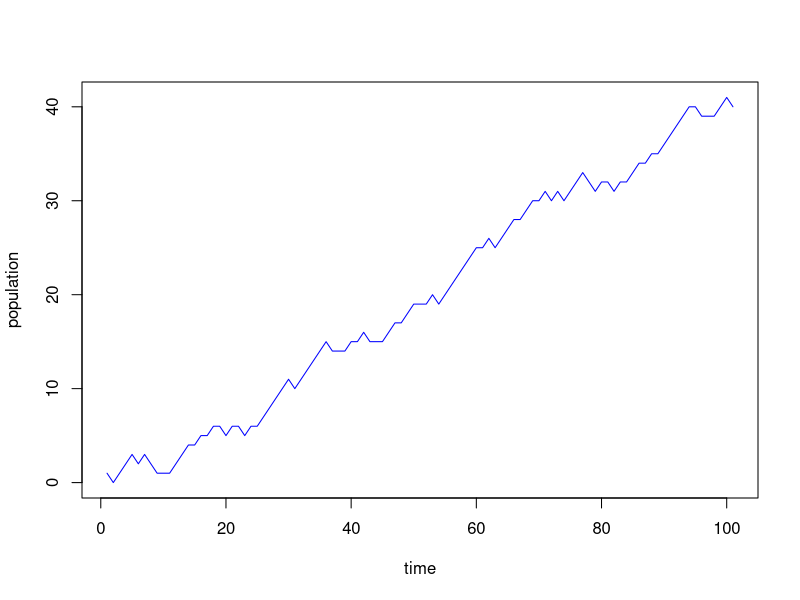

This chart was generated by the following R code:
#simulating Birth-Death Process

#seed
set.seed(0)

#setting the probabilities
#birth probability
p <- 0.6
#death probability
q <- 0.2
#nothing happens
r <- 1-p-q


#fix the number of steps (evolution till time step: steps)
steps <- 100

#Suppose there is 1 individual/animal/cell in the current population 
population <- 1

#now we run the loop to see what happens at future time steps
for(i in 1:steps)
{
  #check the current status of the population (last number in population)
  if(tail(population, 1) > 0)
  {
    foo <- sample(c(1,-1,0), size  = 1, prob = c(p,q,r))
    
    population <- c(population, tail(population, 1) + foo) #updating the population
    next
  }
  
  if(tail(population, 1) == 0)
  {
    foo <- sample(c(1,0), size  = 1, prob = c(p,1-p))
    
    population <- c(population, tail(population, 1) + foo) #updating the population
    next
  }
}

#plotting the process (the population)
plot(population, type = 'l', xlab = 'time', col = 'blue')